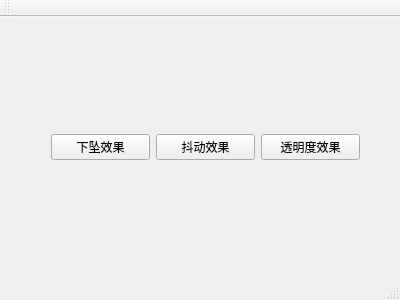
<?xml version="1.0" encoding="UTF-8"?>
<ui version="4.0">
 <class>MainWindow</class>
 <widget class="QMainWindow" name="MainWindow">
  <property name="geometry">
   <rect>
    <x>0</x>
    <y>0</y>
    <width>400</width>
    <height>300</height>
   </rect>
  </property>
  <property name="windowTitle">
   <string>MainWindow</string>
  </property>
  <widget class="QWidget" name="centralWidget">
   <widget class="QWidget" name="layoutWidget">
    <property name="geometry">
     <rect>
      <x>40</x>
      <y>70</y>
      <width>331</width>
      <height>121</height>
     </rect>
    </property>
    <layout class="QHBoxLayout" name="horizontalLayout">
     <item>
      <widget class="QPushButton" name="pushButton">
       <property name="text">
        <string>下坠效果</string>
       </property>
      </widget>
     </item>
     <item>
      <widget class="QPushButton" name="pushButton_2">
       <property name="text">
        <string>抖动效果</string>
       </property>
      </widget>
     </item>
     <item>
      <widget class="QPushButton" name="pushButton_3">
       <property name="text">
        <string>透明度效果</string>
       </property>
      </widget>
     </item>
    </layout>
   </widget>
  </widget>
  <widget class="QMenuBar" name="menuBar">
   <property name="geometry">
    <rect>
     <x>0</x>
     <y>0</y>
     <width>400</width>
     <height>26</height>
    </rect>
   </property>
  </widget>
  <widget class="QToolBar" name="mainToolBar">
   <attribute name="toolBarArea">
    <enum>TopToolBarArea</enum>
   </attribute>
   <attribute name="toolBarBreak">
    <bool>false</bool>
   </attribute>
  </widget>
  <widget class="QStatusBar" name="statusBar"/>
 </widget>
 <layoutdefault spacing="6" margin="11"/>
 <resources/>
 <connections>
  <connection>
   <sender>pushButton</sender>
   <signal>clicked()</signal>
   <receiver>MainWindow</receiver>
   <slot>onDropWindow()</slot>
   <hints>
    <hint type="sourcelabel">
     <x>110</x>
     <y>168</y>
    </hint>
    <hint type="destinationlabel">
     <x>116</x>
     <y>440</y>
    </hint>
   </hints>
  </connection>
  <connection>
   <sender>pushButton_2</sender>
   <signal>clicked()</signal>
   <receiver>MainWindow</receiver>
   <slot>onShakeWindow()</slot>
   <hints>
    <hint type="sourcelabel">
     <x>217</x>
     <y>173</y>
    </hint>
    <hint type="destinationlabel">
     <x>216</x>
     <y>376</y>
    </hint>
   </hints>
  </connection>
  <connection>
   <sender>pushButton_3</sender>
   <signal>clicked()</signal>
   <receiver>MainWindow</receiver>
   <slot>onOpacityWindow()</slot>
   <hints>
    <hint type="sourcelabel">
     <x>323</x>
     <y>174</y>
    </hint>
    <hint type="destinationlabel">
     <x>349</x>
     <y>377</y>
    </hint>
   </hints>
  </connection>
 </connections>
 <slots>
  <slot>onDropWindow()</slot>
  <slot>onShakeWindow()</slot>
  <slot>onOpacityWindow()</slot>
 </slots>
</ui>
